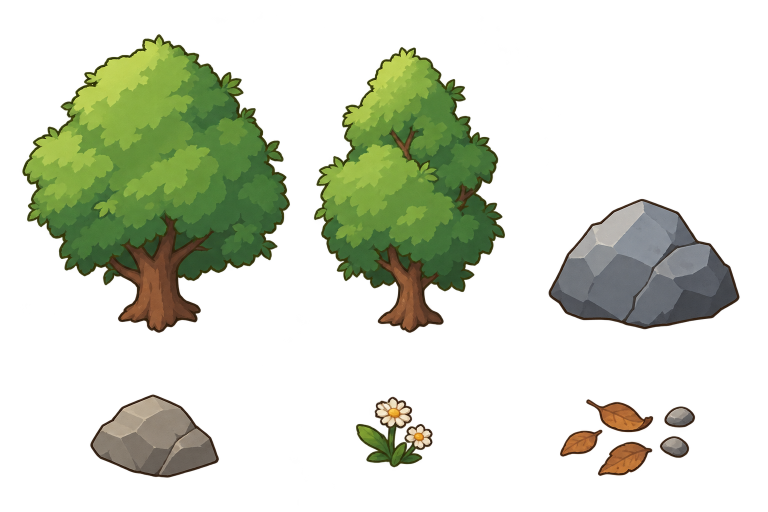
#> input picture art/scene_v07/props/generated.png, 1536 x 1024 px, found by its file name (shown at 1/2 size)
$ python process.py
#> lines starting #> are read from the running program, lines starting #| are printed output that depends on the picture
from pathlib import Path
from PIL import Image
import numpy as np,json,hashlib
src=Path('art/view_v01/props/generated.png');im=Image.open(src).convert('RGBA')
#> further down, im is the input picture: PIL image 1536x1024 RGBA; mean R, G, B, A 55, 59.6, 32.4, 72.1
rects=[(70,25,765,650),(910,30,1380,660),(180,670,710,1000),(960,725,1340,995)]
report={'status':'pending_user','art_source':'host_image','route':'local:codex-cli','model':'codex-image_gen','exact_underlying_model':None,'actual_cost':None,'estimateUsd':0,'warnings':['raw_sheet: requested equal grid not respected; manual ownership rectangles required','raw_sheet: colored translucent glow; alpha<210 discarded during cleanup'],'cells':[]}
for name,rect in zip(['tree_0','tree_1','rock_0','rock_1'],rects):
 cell=np.array(im.crop(rect));cell[cell[:,:,3]<210]=0
#> after `cell = np.array(im.crop(rect))`:
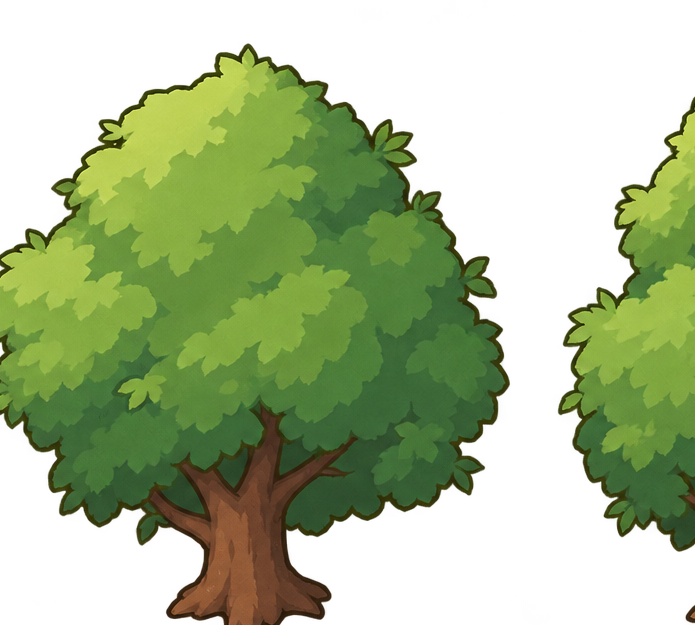
#> cell: shape (625, 695, 4); mean R, G, B, A 75.1, 95.3, 38, 134.3; transparent parts drawn white
 pic=Image.fromarray(cell);bb=pic.getbbox();pic=pic.crop(bb)
#> after `bb = pic.getbbox()`: bb = (0, 44, 695, 625)
#> after `pic = pic.crop(bb)`:
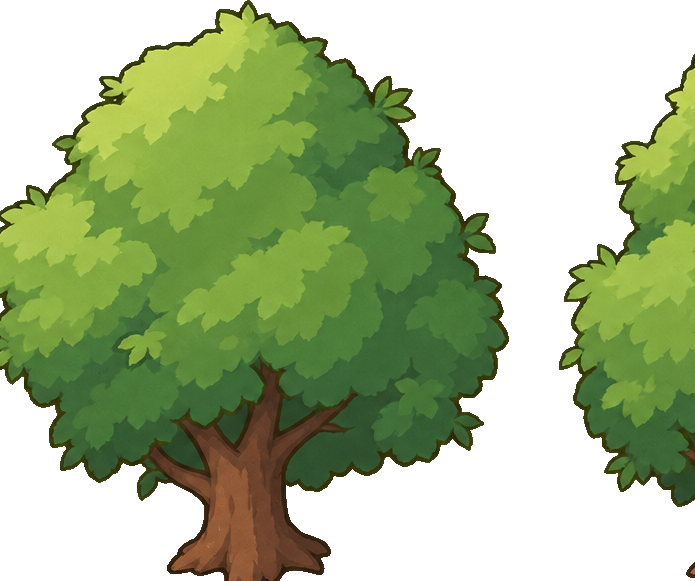
#> pic: PIL image 695x581 RGBA; mean R, G, B, A 56.5, 74, 31.4, 143.4; transparent parts drawn white
#> (the run stopped early here; a loop or call above may not have finished)

$ run again, with art/hair-night-local-v1/bun-exact-back-hair-source.png copied over art/scene_v07/props/generated.png
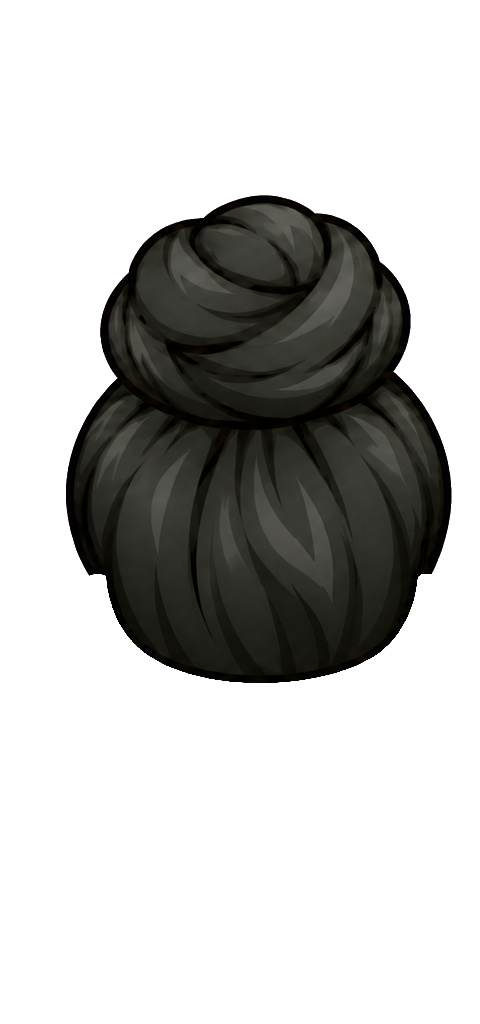
#> input picture art/hair-night-local-v1/bun-exact-back-hair-source.png, 480 x 1024 px, found by its file name
#> im is the input picture: PIL image 480x1024 RGBA; mean R, G, B, A 11.6, 11.4, 9.9, 74.5
#> `cell[cell[:, :, 3] < 210] = 0`:
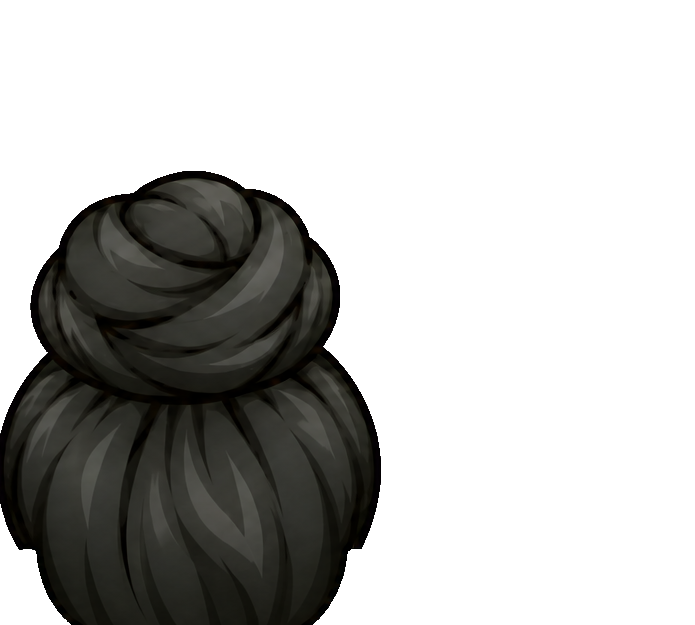
#> cell: shape (625, 695, 4); mean R, G, B, A 12.9, 12.7, 11, 80.8; transparent parts drawn white
#> bb = (0, 171, 381, 625)
#> `pic = pic.crop(bb)`:
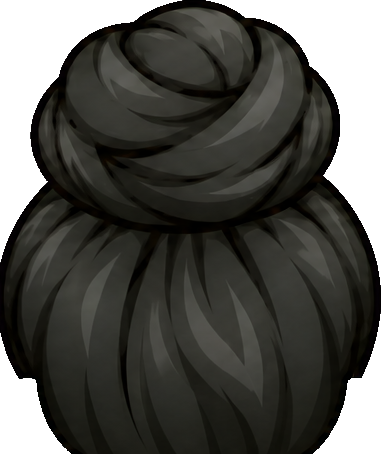
#> pic: PIL image 381x454 RGBA; mean R, G, B, A 32.3, 32, 27.7, 202.8; transparent parts drawn white
